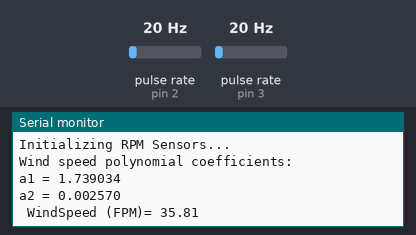
Bench run of a sketch on a simulated Arduino Nano, built with avr-gcc and run on an emulated ATmega328P. On the bench: the last lines printed to the serial monitor. Wiring (inferred from the names in the program): 2 × pulse sensor: data pin 2 / data pin 3. Inputs (shaded band) come from the test bench; at power-on: pulse rate (sensors on pin 3, pin 2) 20 Hz.

Above: at 1.2 s.
1.3 s: pulse rate (sensor on pin 3) set to 4 Hz
At 2.6 s:
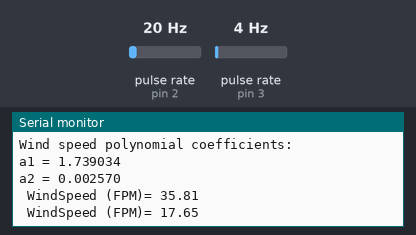
2.8 s: pulse rate (sensor on pin 3) set to 50 Hz
At 3.8 s:
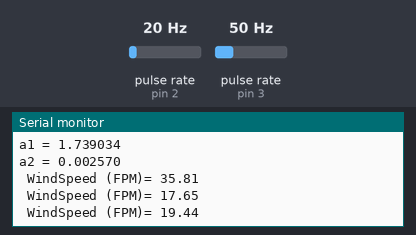
Timing chart, 0 to 5.8 s (numbered marks = the images above; inputs shaded):
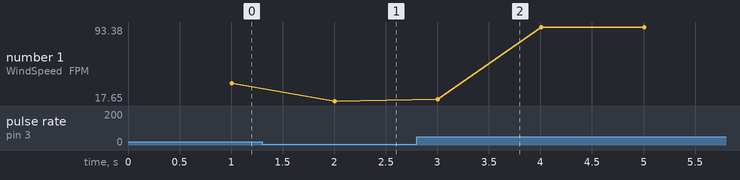

Measured:
- after the input at 1.3 s, the serial monitor: prints a new line after 0.71 s (image 1)
- after the input at 2.8 s, the serial monitor: prints a new line after 0.21 s (image 2)
- plotted number 1: 35.81 → 17.65 after the input at 1.3 s, 17.65 → 93.38 after the input at 2.8 s

The sketch:

RPM_And_Wind_Shield.ino
```cpp
#include <Wire.h>
#include "MotorRPM.h"
#include "WindSpeed.h"

// I2C address for this Nano (as slave)
const uint8_t I2C_ADDRESS = 0x08;

// Data structure to send to ESP32
struct SensorData {
  float motorRPM;
  float windSpeed;
};

void setup() {
  Serial.begin(115200);
  Serial.println("Initializing RPM Sensors...");

  // Initialize I2C as slave
  Wire.begin(I2C_ADDRESS);
  Wire.onRequest(requestEvent);

  // Initialize sensors
  setupMotorRPM();
  setupWindSpeed();
}

void loop() {
  // Update sensor readings
  updateMotorRPM();
  updateWindSpeed();

  // Small delay to prevent flooding
  delay(100);
}

// Function called when ESP32 requests data
void requestEvent() {
  SensorData data;
  data.motorRPM = getMotorRPM();
  data.windSpeed = getWindSpeed();

  Wire.write((byte*)&data, sizeof(data));
}
```

MotorRPM.h
```cpp
#ifndef MOTOR_RPM_H
#define MOTOR_RPM_H

#include <Arduino.h>

// Pin definitions
#define MOTOR_RPM_PIN 2  // Interrupt pin

// Variables
volatile unsigned long motorPulseCount = 0;
unsigned long lastMotorTime = 0;
float motorRPM = 0.0;
const int pulsesPerRevolution = 1;  // Change this based on your sensor

// Interrupt service routine
void countMotorPulses() {
  motorPulseCount++;
}

void setupMotorRPM() {
  pinMode(MOTOR_RPM_PIN, INPUT_PULLUP);
  attachInterrupt(digitalPinToInterrupt(MOTOR_RPM_PIN), countMotorPulses, FALLING);
}

void updateMotorRPM() {
  static unsigned long lastUpdateTime = 0;
  unsigned long currentTime = millis();

  // Update RPM every second
  if (currentTime - lastUpdateTime >= 1000) {
    detachInterrupt(digitalPinToInterrupt(MOTOR_RPM_PIN));

    unsigned long timeElapsed = currentTime - lastMotorTime;
    if (timeElapsed > 0) {
      motorRPM = (motorPulseCount * 60000.0) / (timeElapsed * pulsesPerRevolution);
    } else {
      motorRPM = 0.0;
    }
    // Serial.print("motorRPM= ");
    // Serial.print(motorRPM);
    motorPulseCount = 0;
    lastMotorTime = currentTime;
    lastUpdateTime = currentTime;

    attachInterrupt(digitalPinToInterrupt(MOTOR_RPM_PIN), countMotorPulses, FALLING);
  }
}

float getMotorRPM() {
  // return motorRPM;

  return 15;
}

#endif
```

WindSpeed.h
```cpp
#ifndef WIND_SPEED_H
#define WIND_SPEED_H

#include <Arduino.h>
#include <math.h>  // For pow() function

// Pin definitions
#define WIND_SPEED_PIN 3  // Interrupt pin

// Variables
volatile unsigned long windPulseCount = 0;
unsigned long lastWindTime = 0;
float windSpeed = 0.0;

// Polynomial regression calibration
const int dataSize = 8;
const int degree = 2;  // Quadratic polynomial

// Calibration data - pulse counts vs FPM
const float pulse_values[dataSize] = { 0, 130, 200, 237, 245, 300, 320, 360 };
const float fpm_values[dataSize] = { 0, 300, 450, 500, 650, 700, 800, 1000 };

/*
pulse FPM


*/


// Polynomial coefficients (will be calculated in setup)
float coefficients[degree] = { 0 };

// Matrix operations for polynomial regression
void transposeMatrix(float input[][degree], float output[][dataSize], int rows, int cols) {
  for (int i = 0; i < rows; i++) {
    for (int j = 0; j < cols; j++) {
      output[j][i] = input[i][j];
    }
  }
}

void multiplyMatrices(float A[][dataSize], float B[][degree], float C[][degree], int rowsA, int colsA, int colsB) {
  for (int i = 0; i < rowsA; i++) {
    for (int j = 0; j < colsB; j++) {
      C[i][j] = 0;
      for (int k = 0; k < colsA; k++) {
        C[i][j] += A[i][k] * B[k][j];
      }
    }
  }
}

void multiplyMatrixVector(float A[][dataSize], float B[], float C[], int rows, int cols) {
  for (int i = 0; i < rows; i++) {
    C[i] = 0;
    for (int j = 0; j < cols; j++) {
      C[i] += A[i][j] * B[j];
    }
  }
}

void gaussianElimination(float A[][degree], float B[], float X[], int n) {
  float temp[degree][degree + 1];

  // Create augmented matrix
  for (int i = 0; i < n; i++) {
    for (int j = 0; j < n; j++) {
      temp[i][j] = A[i][j];
    }
    temp[i][n] = B[i];
  }

  // Gaussian elimination
  for (int i = 0; i < n - 1; i++) {
    for (int j = i + 1; j < n; j++) {
      float ratio = temp[j][i] / temp[i][i];
      for (int k = 0; k <= n; k++) {
        temp[j][k] -= ratio * temp[i][k];
      }
    }
  }

  // Back substitution
  X[n - 1] = temp[n - 1][n] / temp[n - 1][n - 1];
  for (int i = n - 2; i >= 0; i--) {
    X[i] = temp[i][n];
    for (int j = i + 1; j < n; j++) {
      X[i] -= temp[i][j] * X[j];
    }
    X[i] /= temp[i][i];
  }
}

void calculatePolynomialCoefficients() {
  float X[dataSize][degree];   // Input matrix
  float Y[dataSize];           // Output vector
  float XT[degree][dataSize];  // Transpose of X
  float XTX[degree][degree];   // X^T * X
  float XTY[degree];           // X^T * Y

  // Create X matrix with polynomial terms (starting from x^1 to force through origin)
  for (int i = 0; i < dataSize; i++) {
    for (int j = 0; j < degree; j++) {
      X[i][j] = pow(pulse_values[i], j + 1);  // Start from x^1 instead of x^0
    }
    Y[i] = fpm_values[i];
  }

  // Calculate X transpose
  transposeMatrix(X, XT, dataSize, degree);

  // Calculate X^T * X
  multiplyMatrices(XT, X, XTX, degree, dataSize, degree);

  // Calculate X^T * Y
  multiplyMatrixVector(XT, Y, XTY, degree, dataSize);

  // Solve system of equations
  gaussianElimination(XTX, XTY, coefficients, degree);

  // Print coefficients for debugging
  Serial.println("Wind speed polynomial coefficients:");
  for (int i = 0; i < degree; i++) {
    Serial.print("a");
    Serial.print(i + 1);
    Serial.print(" = ");
    Serial.println(coefficients[i], 6);
  }
}

float calculateFPM(float pulse) {
  // Explicit check for zero - must return 0
  if (pulse <= 0) {
    return 0.0f;
  }

  float result = 0;
  float term = pulse;
  for (int i = 0; i < degree; i++) {
    result += coefficients[i] * term;
    term *= pulse;
  }

  // Ensure non-negative result
  return (result > 0) ? result : 0.0f;
}

// Interrupt service routine
void countWindPulses() {
  windPulseCount++;
}

void setupWindSpeed() {
  pinMode(WIND_SPEED_PIN, INPUT_PULLUP);
  attachInterrupt(digitalPinToInterrupt(WIND_SPEED_PIN), countWindPulses, FALLING);

  // Calculate polynomial coefficients at startup
  calculatePolynomialCoefficients();
}

void updateWindSpeed() {
  static unsigned long lastUpdateTime = 0;
  unsigned long currentTime = millis();

  // Update wind speed every second
  if (currentTime - lastUpdateTime >= 1000) {
    detachInterrupt(digitalPinToInterrupt(WIND_SPEED_PIN));

    unsigned long timeElapsed = currentTime - lastWindTime;
    if (timeElapsed > 0) {
      // Calculate wind speed using polynomial regression
      windSpeed = calculateFPM(windPulseCount);
    } else {
      windSpeed = 0.0;
    }
    // Serial.print(" WindPulse Count = ");
    // Serial.print(windPulseCount);
    Serial.print(" WindSpeed (FPM)= ");
    Serial.println(windSpeed);

    windPulseCount = 0;
    lastWindTime = currentTime;
    lastUpdateTime = currentTime;

    attachInterrupt(digitalPinToInterrupt(WIND_SPEED_PIN), countWindPulses, FALLING);
  }
}

float getWindSpeed() {
  // return windSpeed;
  return 50;
}

#endif
```
